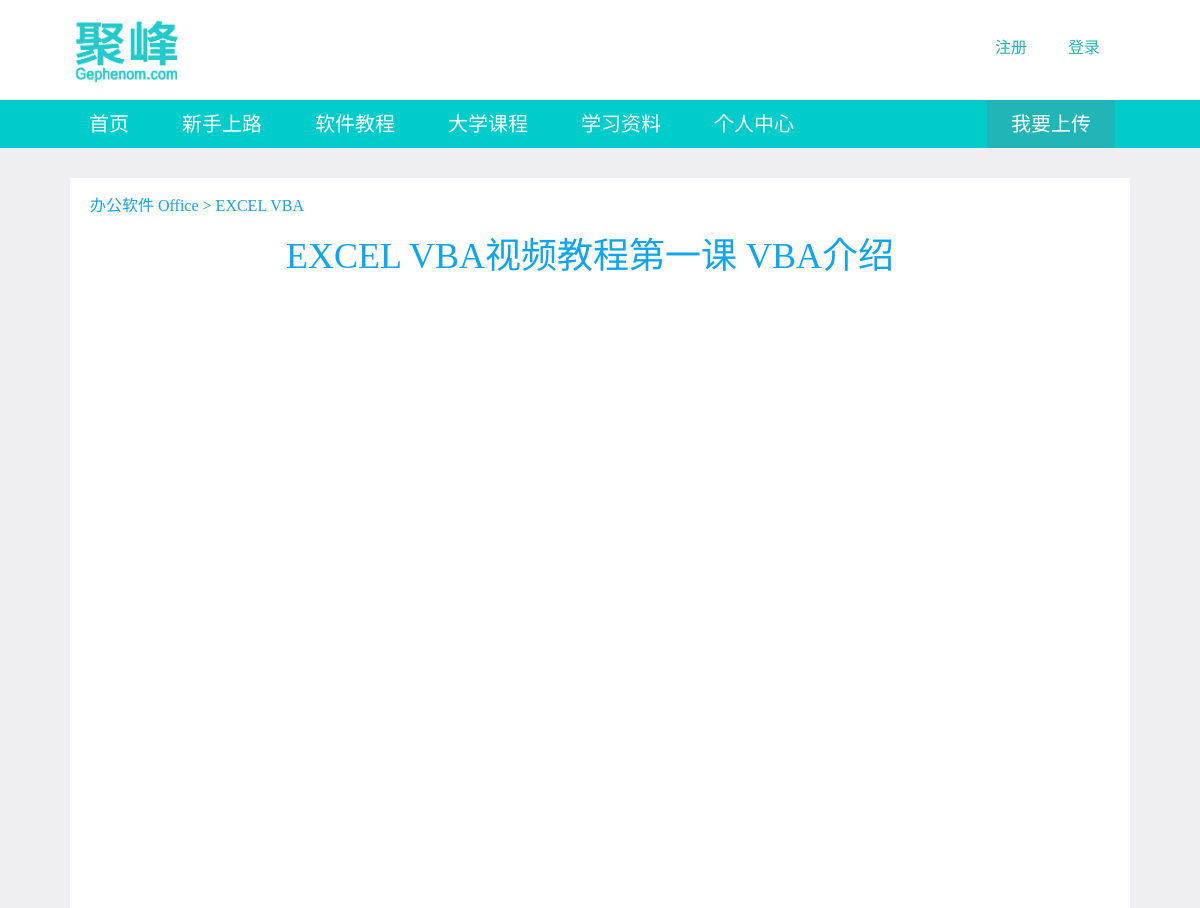
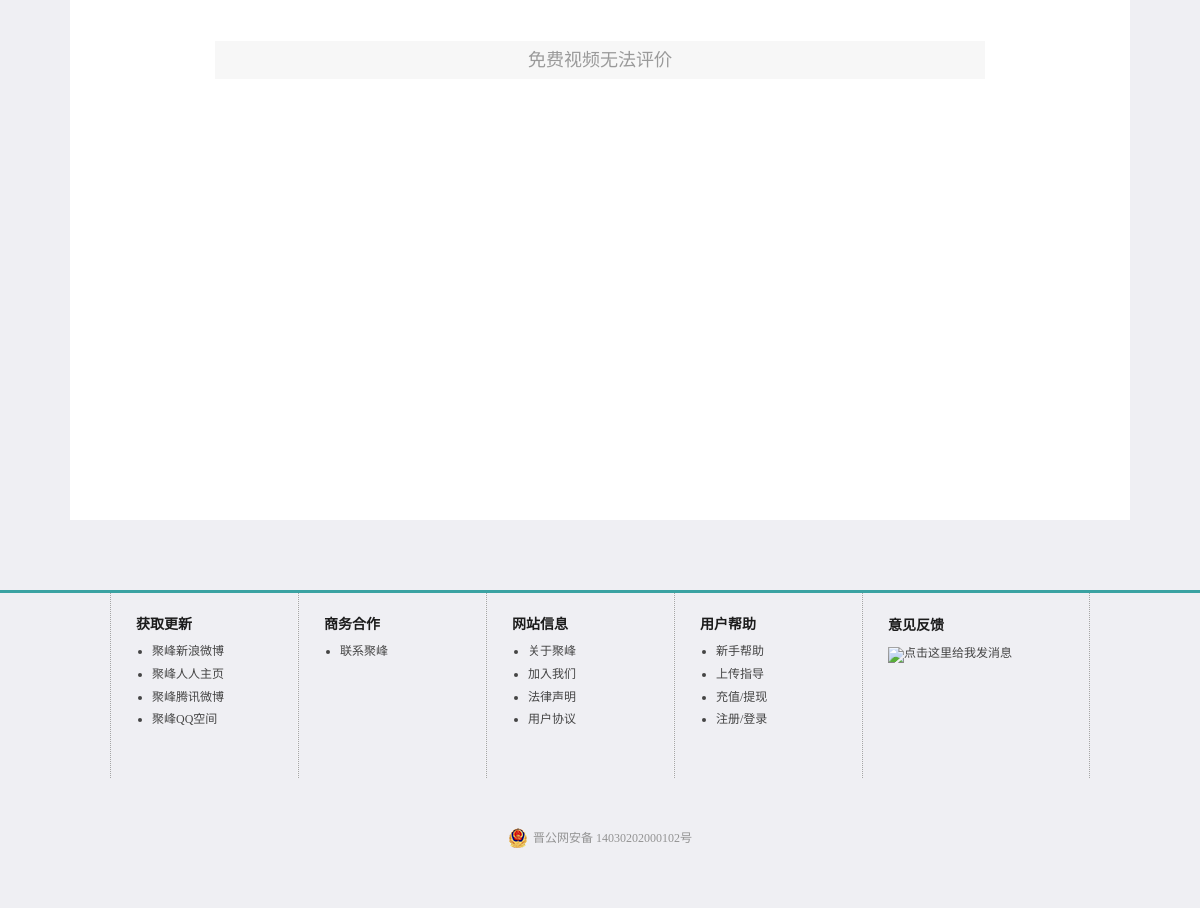
Screenshot of /tutorial/display.php?id=28 with the database file from the repository (2 pictures, top to bottom).
### tables this page shows
CREATE TABLE IF NOT EXISTS `tutorial_category0` (
  `id` int(10) unsigned NOT NULL AUTO_INCREMENT,
  `class0` varchar(15) NOT NULL,
  PRIMARY KEY (`id`)
);

CREATE TABLE IF NOT EXISTS `tutorial_category1` (
  `id` int(10) unsigned NOT NULL AUTO_INCREMENT,
  `class0_id` int(10) unsigned NOT NULL,
  `class1` varchar(30) NOT NULL,
  PRIMARY KEY (`id`)
);

CREATE TABLE IF NOT EXISTS `tutorial` (
  `id` int(10) unsigned NOT NULL AUTO_INCREMENT,
  `user_id` int(10) unsigned NOT NULL,
  `category` int(11) NOT NULL DEFAULT '0',
  `heading` varchar(50) NOT NULL,
  `video` varchar(70) NOT NULL,
  `youku_id` varchar(20) NOT NULL DEFAULT '0',
  `summary` varchar(630) NOT NULL,
  `series_id` int(11) unsigned NOT NULL DEFAULT '0',
  `upload_picture1` varchar(70) NOT NULL,
  `upload_picture2` varchar(70) NOT NULL,
  `upload_picture3` varchar(70) NOT NULL,
  `upload_picture4` varchar(70) NOT NULL,
  `upload_picture5` varchar(70) NOT NULL,
  `attachment` varchar(70) NOT NULL,
  `price` decimal(5,2) NOT NULL,
  `date` timestamp NOT NULL DEFAULT CURRENT_TIMESTAMP,
  `pass` int(11) NOT NULL DEFAULT '0',
  `title_picture` varchar(70) NOT NULL,
  PRIMARY KEY (`id`)
);

### tutorial/display.php (the view, shortened to what this page needs)
<?php
require_once("../repeat_code/head.php");
?>
<?php
if(isset($_GET['id'])){$id=$_GET['id'];}else{exit;}
$query="SELECT * FROM tutorial WHERE id='$id' LIMIT 1";
$result=mysqli_query($dbc,$query) or die('出错');
$row=mysqli_fetch_array($result);
	  ?>
	  <?Php
$query1="SELECT * FROM buy_tutorial WHERE tutorial_id='$id' AND user_id='$_SESSION[session_user_id]' AND times<='10' LIMIT 1";
$result1=mysqli_query($dbc,$query1) or die('出错');
$row1=mysqli_fetch_array($result1);
$category_id=$row['category'];
$query2="SELECT * FROM tutorial_category1 WHERE id='$category_id' LIMIT 1";
$result2=mysqli_query($dbc,$query2) or die('出错');
$row2=mysqli_fetch_array($result2);
$query3="SELECT * FROM tutorial_category0 WHERE id='$row2[class0_id]' LIMIT 1";
$result3=mysqli_query($dbc,$query3) or die('出错');
$row3=mysqli_fetch_array($result3);
?>
<link type="text/css" rel="stylesheet" href="display.css"/>
</head>
<html>
<body>
<?php
require_once("../repeat_code/nav.php");
$url=$row['video'];
?>
<div id="frame">
  <div id="page">
        <div class="display_container">
            <div class="display_information">
             <h4 class="class"><?php echo $row3['class0'];?> > <?php echo $row2['class1']?></h4>
            <div id="title"><h1><?php echo $row['heading'];?></h1></div>
            </div>
            <?php
			if($row['price']!=0){
            if(strtolower(substr(strrchr($url,"."),1))=='flv'){
				?>
             <div id="player">
             <object id="player" classid="clsid:D27CDB6E-AE6D-11cf-96B8-444553540000" name="player" width="800" height="600">
		<param name="movie" value="/tutorial/tutorials/player.swf" />
		<param name="allowfullscreen" value="true" />
		<param name="allowscriptaccess" value="always" />
		<param name="flashvars" value="file=/tutorial/tutorials/<?php echo $url;?>" />
		<embed
			type="application/x-shockwave-flash"
			id="player2"
			name="player2"
			src="/tutorial/tutorials/player.swf"
			width="800"
			height="600"
			allowscriptaccess="always"
			allowfullscreen="true"
			flashvars="file=/tutorial/tutorials/<?php echo $url;?>"
		/>
	</object>
			 </div>
          <?php
			}
			if(strtolower(substr(strrchr($url,"."),1))=='swf'){
				?>
                 <div id="display_container_show">
           <EMBED src="/tutorial/tutorials/<?php echo $url;?>" allowfullscreen="true" quality=high bgcolor="#000000"  WIDTH=800 HEIGHT=622 TYPE="application/x-shockwave-flash" PLUGINSPAGE="http://www.macromedia.com/shockwave/download/index.cgi?P1_Prod_Version=ShockwaveFlash" flashvars="specialcode=www.gephenom.com"></EMBED>
                </div>
              <!--  <script type="text/javascript">
                   swfobject.embedSWF("/tutorial/tutorials/<?php echo $url;?>", "display_container_show", "800", "600", "9.0.0","expressInstall.swf");
                </script> -->
                <?php
			}
			}
			else
				{?>
				<div id="youkuplayer" style="width:800px;height:600px"></div>
				<?php
				}
?>
           <div class="display_comment">
<?php
if(empty($row1['grade'])&&$_SESSION['session_user_id']!=$row['user_id']&&$row['price']!=0){
	?>
               <div class="display_comment_tittle">
                   <p>添加评价</p>
               </div>
               <form action="<?php echo $_SERVER['php_self']?>" method="post">
               <div class="display_comment_container">
                    <div class="comment_score">
                        评分：
                        <input type="radio" name="pf" value="1" /> 1分
                        <input type="radio" name="pf" value="2" /> 2分
                        <input type="radio" name="pf" value="3" /> 3分
                        <input type="radio" name="pf" value="4" /> 4分
                        <input type="radio" name="pf" value="5" /> 5分
                        <input type="radio" name="pf" value="6" /> 6分
                        <input type="radio" name="pf" value="7" /> 7分
                        <input type="radio" name="pf" value="8" /> 8分
                        <input type="radio" name="pf" value="9" /> 9分
                        <input type="radio" name="pf" value="10" /> 10分
                    </div>
                    <textarea value="<?php echo $criticism?>" name="criticism" class="comment_area"></textarea>
                    <input name="submit" type="submit" class="comment_submit" value="提交评价">
               </div>
               </form>
<?php
}else{
	if($_SESSION['session_user_id']!=$row['user_id']&&$row['price']!=0){
	?>
               <div class="display_comment_tittle">
                   <p>已经评价</p>
               </div>
               <div class="display_comment_container">
                    <div class="comment_score">
                       您的评分为：<?php echo $row1['grade'];?>分
                    </div>
                    <div class="criticism">
   您的评价为：<br /><br />  <?php echo $row1['criticism'];?>
                    </div>
               </div>
		<?php
	}
	else{if($row['price']!=0){	?>
               <div class="display_comment_tittle">
                   <p>您不能对自己的教程进行评价</p>
               </div>
		<?php }
		if($row['price']==0){	?>
               <div class="display_comment_tittle">
                   <p>免费视频无法评价</p>
               </div>
		<?php }
		}}
?>
           </div>
       </div>
  </div>
</div>
<?php
require_once("../repeat_code/footer.php");
?>
</body>
</html>

### tutorial/display.css (style rules this page uses)
#page { margin:0 auto; padding-top:10px; height:auto; padding-bottom:50px; background-color:#efeff3; }
.display_container { margin:20px auto; width:1060px; height:1200px; background-color:#fff; overflow:auto; padding-bottom:50px; }
.display_information { padding:20px 20px 0 20px; }
.display_information h1 { color:#0ea5ed; font-size:36px; margin-top:10px; margin-bottom:10px; }
.display_information h4 { color:#0ea5ed; }
.display_comment { text-align:center; width:770px; height:300px; margin-left:145px; margin-top:50px; float:left; }
.display_comment_tittle { width:auto; font-size:18px; padding:10px; background-color:#f7f7f7; color:#9a9a9a; }
#title { margin-top:40px; text-align:center; width:1000px; height:auto; }
#youkuplayer { margin-top:25px; margin-left:auto; margin-right:auto; }
.class { float:left; }

### rows the page displays
tutorial_category0: class0 "办公软件 Office"
tutorial_category1: class1 "EXCEL VBA"
tutorial: heading "EXCEL VBA视频教程第一课 VBA介绍"
